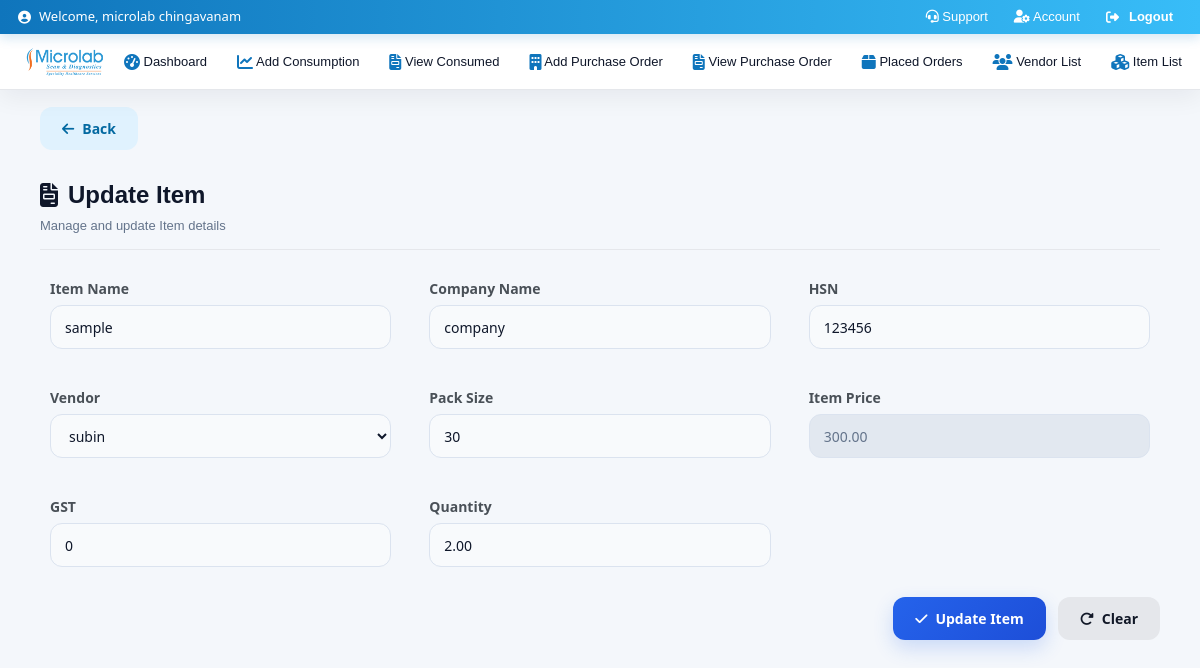
Screenshot of /items/update/2792/ (signed in) with the database file from the repository.
### myapp/models.py (models this page shows, shortened)
class Registration(models.Model):
    First_name = models.CharField(max_length=200, null=True, blank=True)
    Last_name = models.CharField(max_length=200, null=True, blank=True)
    Email = models.EmailField(max_length=200, null=True, blank=True)
    Password = models.CharField(max_length=200, null=True, blank=True)
    Mobile_Number = models.CharField(max_length=200, null=True, blank=True)
    Registration_date = models.DateField(max_length=200, null=True, blank=True)
    Image = models.ImageField(upload_to='logo/', blank=True, null=True)
    gst_num = models.CharField(max_length=200, null=True, blank=True)
    address = models.TextField(max_length=1000, null=True, blank=True)
    User_Agreement = models.BooleanField(default=False)
    User_role = models.CharField(max_length=200, null=True, blank=True)
    created_at = models.DateField(auto_now_add=True, null=True, blank=True)
    user = models.OneToOneField(User, on_delete=models.CASCADE, null=True)
    edit_allowed = models.CharField(
        max_length=200,
        null=True,
        blank=True,
        default="False"
    )
    smtp_host = models.CharField(
        max_length=200,
        null=True,
        blank=True,
        default='smtp.gmail.com'
    )
    smtp_port = models.IntegerField(
        null=True,
        blank=True,
        default=587
    )
    smtp_email = models.EmailField(
        max_length=200,
        null=True,
        blank=True
    )
    smtp_password = models.CharField(
        max_length=500,
        null=True,
        blank=True
    )
    smtp_use_tls = models.BooleanField(default=True)
    payment_status=models.CharField(max_length=200, null=True, blank=True)
    payment_expiry= models.CharField(max_length=200, null=True, blank=True)

class Item(models.Model):
    name = models.CharField(max_length=255, null=True)
    vendor = models.ForeignKey(Vendor, on_delete=models.CASCADE, related_name='items', null=True)
    company_name = models.CharField(max_length=100, null=True)
    gst = models.CharField(max_length=100, null=True)
    hsn = models.CharField(max_length=100, null=True)
    item_price = models.DecimalField(max_digits=100, decimal_places=2, default=Decimal('340.34'), null=True)
    pack_size = models.CharField(max_length=100, null=True)
    stock_balance = models.DecimalField(max_digits=100, decimal_places=2, default=Decimal('0.00'), null=True)  # Changed
    created_at = models.DateField(auto_now_add=True,null=True, blank=True)
    user = models.ForeignKey(User, on_delete=models.CASCADE, null=True, blank=True)

class Vendor(models.Model):
    name = models.CharField(max_length=255,null=True, blank=True)
    mobile_number = models.CharField(max_length=15,null=True, blank=True)
    email = models.EmailField(null=True, blank=True)
    address = models.TextField(null=True, blank=True)
    created_at = models.DateField(auto_now_add=True,null=True, blank=True)
    user = models.ForeignKey(User, on_delete=models.CASCADE, null=True, blank=True)  # Add this

### myapp/views.py (the view, shortened to what this page needs)
# urls.py: path('items/update/<int:pk>/', views.item_update, name='item_update'),
def item_update(request, pk):
    bok = Registration.objects.get(id=request.session['logg'])
    item = get_object_or_404(Item, pk=pk)
    vendors = Vendor.objects.all()
    return render(request, 'update_item.html', {'item': item, 'vendors': vendors,'bok':bok})

### templates/update_item.html (shortened to what this page needs)
{% include 'navbar3.html' %}
{% include 'links.html' %}
<div class="main-content">
    <div class="full-page-form">
        <div class="page-header">
            <div>
              <button type="button"
              class="btn-modern btn-back"
              onclick="window.location.href='{% url 'item_list' %}'">
          <i class="fa-solid fa-arrow-left"></i>
          Back
      </button>
      <br>  <br>
                <h2>
                    <i class="fa-solid fa-file-invoice"></i>
                    Update Item
                </h2>
                <p>
                    Manage and update Item details
                </p>
            </div>
        </div>
        <form method="post"
              enctype="multipart/form-data"
              action="{% url 'item_update' item.id %}">
            <div class="form-grid">
                <div class="form-group">
                    <label for="name">Item Name</label>
                    <input type="text"
                           id="name"
                           name="name"
                           value="{{ item.name }}"
                           required>
                </div>
                <div class="form-group">
                    <label for="company_name">Company Name</label>
                    <input type="text"
                           id="company_name"
                           name="company_name"
                           value="{{ item.company_name }}"
                           required>
                </div>
                <div class="form-group">
                    <label for="hsn">HSN</label>
                    <input type="text"
                           id="hsn"
                           name="hsn"
                           value="{{ item.hsn }}"
                           required>
                </div>
                <div class="form-group">
                    <label for="vendor">Vendor</label>
                    <select id="vendor" name="vendor" required>
                        {% for vendor in vendors %}
                        <option value="{{ vendor.id }}"
                            {% if vendor.id == item.vendor.id %}selected{% endif %}>
                            {{ vendor.name }}
                        </option>
                        {% endfor %}
                    </select>
                </div>
                <div class="form-group">
                    <label for="pack_size">Pack Size</label>
                    <input type="text"
                           id="pack_size"
                           name="pack_size"
                           value="{{ item.pack_size }}"
                           required>
                </div>
                <div class="form-group">
                    <label for="item_price">Item Price</label>
                    <input type="number"
                           step="0.01"
                           id="item_price"
                           name="item_price"
                           value="{{ item.item_price }}"
                           {% if bok.edit_allowed == "False" %}readonly{% endif %}
                           required>
                </div>
                <div class="form-group">
                    <label for="gst">GST</label>
                    <input type="number"
                           id="gst"
                           name="gst"
                           value="{{ item.gst }}"
                           required>
                </div>
                <div class="form-group">
                    <label for="stock_balance">Quantity</label>
                    <input type="text"
                           id="stock_balance"
                           name="stock_balance"
                           value="{{ item.stock_balance }}"
                           required>
                </div>
            </div>
            <div class="button-area">
                <button type="submit" class="btn-modern btn-update">
                    <i class="fa-solid fa-check"></i>
                    Update Item
                </button>
                <button type="reset" class="btn-modern btn-clear">
                    <i class="fa-solid fa-rotate-right"></i>
                    Clear
                </button>
            </div>
        </form>
    </div>
</div>

### templates/navbar3.html (shortened to what this page needs)
{% include 'links.html' %}
{% load static %}
<div class="ml-top-support-bar d-flex justify-content-between align-items-center">
    <div class="ml-top-support-left">
        <i class="fas fa-user-circle"></i>
        <span>Welcome, {{ bok.First_name }}</span>
    </div>
    <div class="ml-top-support-links">
        <a href="mailto:aslamchirayil0001@gmail.com?subject=Support%20Request">
            <i class="fas fa-headset"></i> Support
        </a>
        <a href="{% url 'update_employee' %}">
            <i class="fas fa-user-cog"></i> Account
        </a>
        <a href="#" id="logoutBtn" style="color: white;">
            <i class="fas fa-sign-out-alt"></i> Logout
        </a>
    </div>
</div>
<nav class="navbar navbar-expand-lg ml-navbar-horizontal">
    <a class="ml-navbar-brand" href="/dashboard">
        <img src="{% static 'logo.png' %}" alt="Microlab Logo">
    </a>
    <div class="collapse navbar-collapse" id="mlNavbarNav">
        <ul class="navbar-nav ms-auto">
            <li class="nav-item"><a class="nav-link" href="/dashboard"><i class="fas fa-tachometer-alt"></i> Dashboard</a></li>
            <li class="nav-item"><a class="nav-link" href="/view_consumed_orders"><i class="fas fa-chart-line"></i> Add Consumption</a></li>
            <li class="nav-item"><a class="nav-link" href="/custom_consumed"><i class="fas fa-file-invoice"></i> View Consumed</a></li>
            <li class="nav-item"><a class="nav-link" href="/company_list"><i class="fas fa-building"></i> Add Purchase Order</a></li>
            <li class="nav-item"><a class="nav-link" href="/view_purchase_orders"><i class="fas fa-file-invoice"></i> View Purchase Order</a></li>
            <li class="nav-item"><a class="nav-link" href="/placed_orders"><i class="fas fa-box"></i> Placed Orders</a></li>
            <li class="nav-item"><a class="nav-link" href="/vendor_list"><i class="fas fa-users"></i> Vendor List</a></li>
            <li class="nav-item"><a class="nav-link" href="/item_list"><i class="fas fa-cubes"></i> Item List</a></li>
            <li class="nav-item"><a class="nav-link" href="/download_database"> Backup Data</a></li>
        </ul>
    </div>
</nav>

### templates/navbar3.html (style rules this page uses)
.ml-top-support-bar { position: fixed; top: 0; left: 0; width: 100%; min-height: 34px; background: linear-gradient(90deg, #0f75bc, #38bdf8); color: #fff; z-index: 1050; padding: 0 24px; font-size: 13px; font-weight: 500; box-shadow: 0 4px 12px rgba(15, 117, 188, 0.18); }
.ml-top-support-left, .ml-top-support-links { display: flex; align-items: center; gap: 8px; white-space: nowrap; }
.ml-top-support-bar a { color: #fff; text-decoration: none; padding: 4px 9px; border-radius: 20px; transition: 0.25s ease; }
.ml-navbar-horizontal { position: fixed; top: 34px; left: 0; width: 100%; min-height: 62px; background: var(--ml-nav-bg); backdrop-filter: blur(14px); -webkit-backdrop-filter: blur(14px); z-index: 1040; padding: 8px 24px; border-bottom: 1px solid var(--ml-nav-border); box-shadow: 0 8px 24px rgba(15, 23, 42, 0.06); }
.ml-navbar-horizontal .ml-navbar-brand { display: flex; align-items: center; padding: 0; }
.ml-navbar-horizontal .ml-navbar-brand img { height: 42px; width: auto; object-fit: contain; }
.ml-navbar-horizontal .navbar-nav { align-items: center; gap: 4px; }
.ml-navbar-horizontal .nav-link { color: var(--ml-nav-dark) !important; font-size: 13px; font-weight: 600; padding: 9px 11px !important; border-radius: 12px; display: flex; align-items: center; gap: 7px; transition: 0.25s ease; white-space: nowrap; }
.ml-navbar-horizontal .nav-link i { color: var(--ml-nav-primary); font-size: 14px; }
#logoutBtn { text-decoration:none; color:#374151; font-weight:600; display:flex; align-items:center; gap:10px; transition:0.3s; }

### templates/update_item.html (style rules this page uses)
* { box-sizing: border-box; }
.main-content { width: 100%; padding: 15px 20px 20px; }
.full-page-form { width: 100%; max-width: 100%; padding: 20px; }
.page-header { display: flex; justify-content: space-between; align-items: flex-start; margin-bottom: 18px; padding-bottom: 12px; border-bottom: 1px solid #e5e7eb; flex-wrap: wrap; gap: 10px; }
.page-header h2 { font-size: 24px; font-weight: 700; color: #0f172a; margin: 10px 0 4px; display: flex; align-items: center; gap: 10px; line-height: 1.2; }
.page-header p { margin: 0; color: #64748b; font-size: 13px; }
form { width: 100%; margin: 0; }
.form-grid { display: grid; grid-template-columns: repeat(4, 1fr); gap: 18px; width: 100%; }
.form-group { display: flex; flex-direction: column; width: 100%; }
.form-group label { font-size: 13px; font-weight: 600; color: #334155; margin-bottom: 6px; }
.form-group input, .form-group select { width: 100%; height: 44px; border: 1px solid #dbe3ef; border-radius: 12px; background: #f8fafc; padding: 0 14px; font-size: 14px; color: #0f172a; transition: all 0.25s ease; outline: none; }
.form-group input[readonly] { background: #e2e8f0; cursor: not-allowed; color: #64748b; }
.button-area { display: flex; justify-content: flex-end; align-items: center; gap: 12px; margin-top: 20px; flex-wrap: wrap; }
.btn-modern { border: none; padding: 11px 22px; border-radius: 12px; font-size: 14px; font-weight: 600; cursor: pointer; display: inline-flex; align-items: center; gap: 8px; transition: 0.25s ease; text-decoration: none; }
.btn-update { background: linear-gradient(135deg,#2563eb,#1d4ed8); color: #fff; box-shadow: 0 8px 20px rgba(37,99,235,0.20); }
.btn-clear { background: #e5e7eb; color: #111827; }
.btn-back { background: #e0f2fe; color: #0369a1; }
@media (max-width:1200px) { .form-grid { grid-template-columns: repeat(3,1fr); } }
.ml-top-support-bar { position: fixed; top: 0; left: 0; width: 100%; height: 34px; min-height: 34px; padding: 0 18px; margin: 0; z-index: 1050; }
.ml-navbar-horizontal { position: fixed; top: 34px; left: 0; width: 100%; min-height: 56px; padding: 4px 18px; margin: 0; z-index: 1040; border-bottom: 1px solid #e5e7eb; }
.ml-navbar-brand { margin: 0; padding: 0; display: flex; align-items: center; }
.ml-navbar-brand img { height: 36px; width: auto; object-fit: contain; display: block; margin: 0; padding: 0; }
.ml-navbar-horizontal .navbar-nav { gap: 2px; margin: 0; padding: 0; }
.ml-navbar-horizontal .nav-link { padding: 8px 10px !important; margin: 0; font-size: 13px; }

### rows the page displays
Registration: First_name "microlab chingavanam"
Item: name "sample", company_name "company", hsn "123456", vendor "subin", pack_size "30", item_price "300.00", gst "0", stock_balance "2.00"
